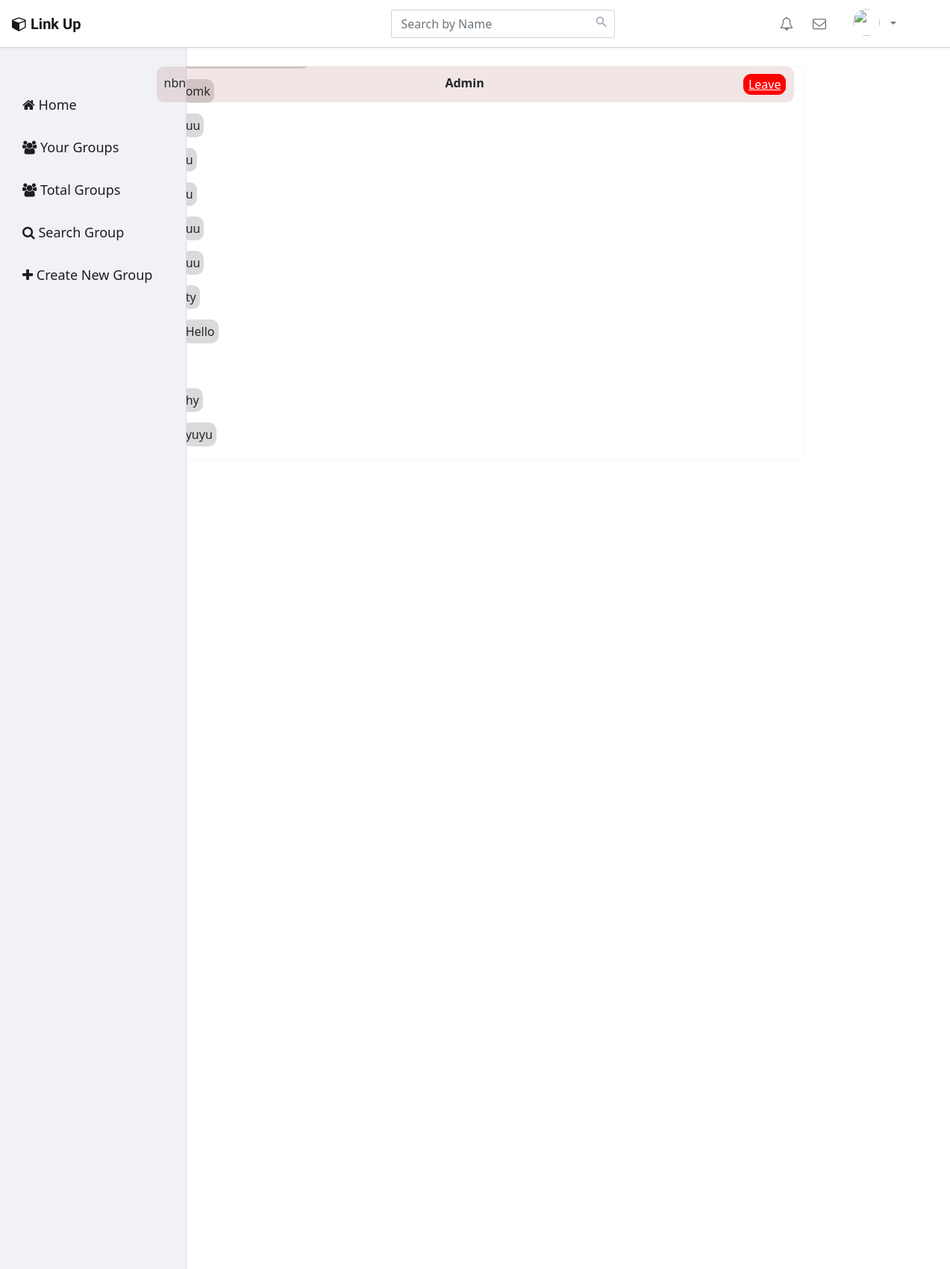
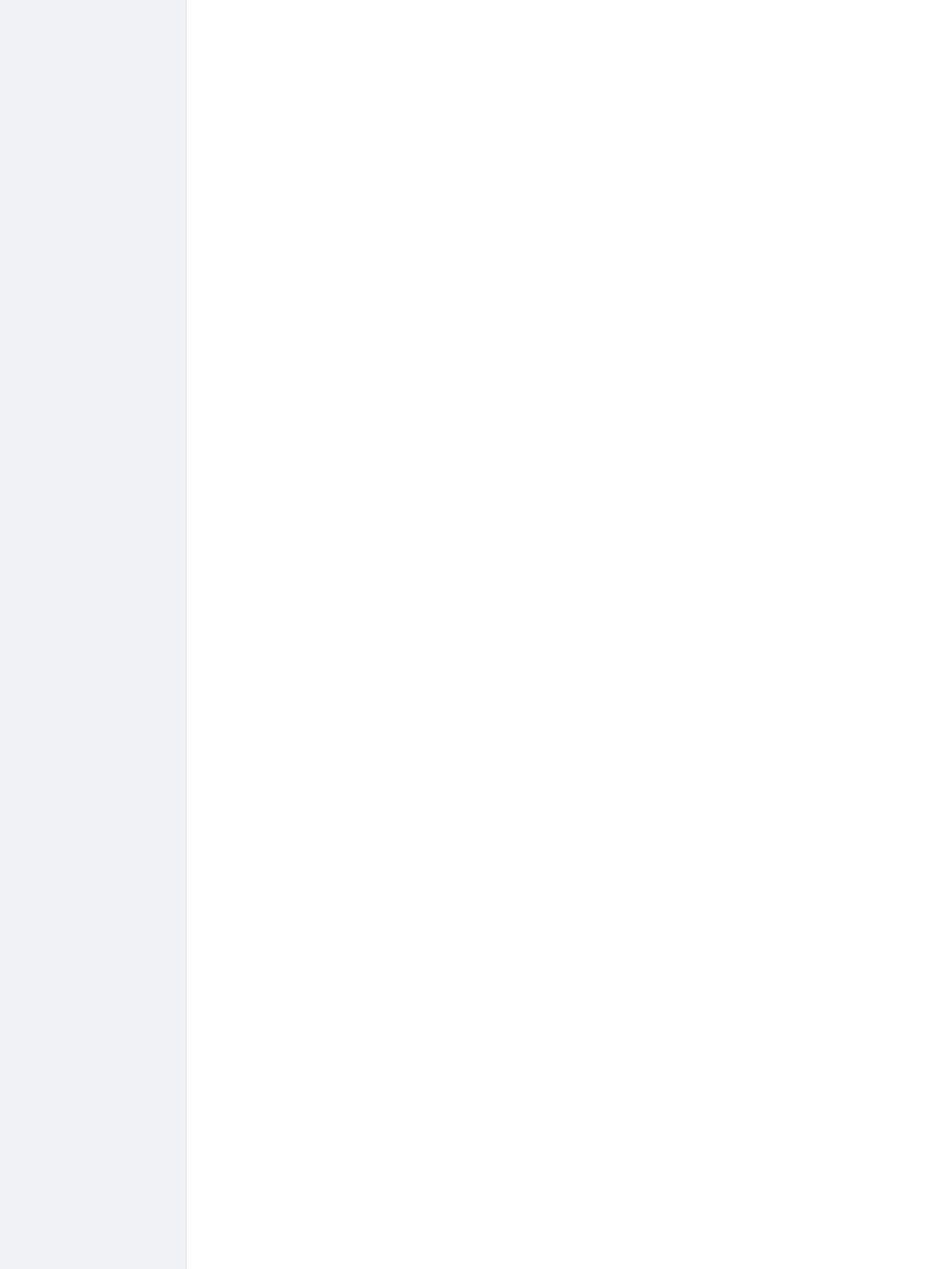
/groupchat/display.php?user_id=17&room_name=nbn (upper part), run on the app's committed database (2 pictures, top to bottom).
### tables this page shows
CREATE TABLE `groupchat` (
  `id` int(20) NOT NULL,
  `name` varchar(20) NOT NULL,
  `chats` varchar(200) NOT NULL,
  `chat_room` int(20) NOT NULL,
  `room_name` varchar(20) NOT NULL,
  `p_p` varchar(255) NOT NULL,
  `time` datetime NOT NULL DEFAULT current_timestamp()
);

### groupchat/display.php (the view, shortened to what this page needs)
<!DOCTYPE html>
<html lang="en">
<?php include '../client/nav_header.php' ?>
<link rel="stylesheet" href="../client/assets/css/landing_page.css">
<body>
  <nav class="navbar navbar-expand-sm navbar-light fixed-top ">
    <a href="../home.php" class="navbar-brand mr-3"><i class="fa fa-cube"></i><b>Link Up</b></a>
    <form class="navbar-form form-inline mr-4" style="margin-right:30px;">
      <div class="input-group search-box">
        <input type="text" id="searchText" class="form-control" placeholder="Search by Name">
        <span class="input-group-addon"><i class="material-icons">&#xE8B6;</i></span>
      </div>
    </form>
    <div id="navbarCollapse" class="collapse navbar-collapse justify-content-start ml-5">
      <div class="navbar-nav">
        <a href="#" class="nav-item nav-link active"> Home</a>
        <a href="video.php" class="nav-item nav-link">Video</a>
      </div>
      <div class="navbar-nav ml-auto mr-5">
        <a href="profile.php" class="nav-item nav-link notifications"><i class="fa fa-bell-o"></i><span class="badge"></span></a>
        <a href="final_one.php" class="nav-item nav-link messages"><i class="fa fa-envelope-o"></i><span class="badge"></span></a></a>
        <div class="nav-item dropdown">
          <a href="#" data-toggle="dropdown" class="nav-link dropdown-toggle user-action">
            <img src="../client/assets/uploads/<?= $_SESSION['p_p'] ?>" class="w-30 rounded-circle" height="36" width="36">
            <?php echo htmlspecialchars($_SESSION["username"]); ?><b class="caret"></b></a>
        </div>
      </div>
    </div>
  </nav>
  <?php
  if (isset($_GET["user_id"]) && isset($_GET["user_id"])) {
    $data = $_GET["user_id"];
    $room_name = $_GET["room_name"];
  }
  ?>
  <a href="index.php"> HOme </a>
  <?php
  if (isset($_GET["user_id"]) && isset($_GET["user_id"])) {
    $data = $_GET["user_id"];
    $room_name = $_GET["room_name"];
  }
  $conn = new mysqli('localhost', 'root', '', 'chat_app_db');
  $sql = "SELECT * FROM `groupchat` WHERE chat_room = ' $data'";
  $result = $conn->query($sql);
  if ($result->num_rows > 0) {
    echo "<div class='container'>";
    echo "<div class=''>";
    include 'sidenav.php';
    echo "<div class='sticky'>   $room_name <strong> Admin </strong> ";
    echo "<button  btn-danger >  <a href='index.php' style='color:white; list-type:none;'>  Leave  </a>  </button> </div>";
    while ($rows = $result->fetch_assoc()) {
      echo "<a href=''>";
      echo " <a class='chats'> " . $rows["chats"] . " <br> </a> </p> ";
      echo "</a>";
    }
    echo "</div>";
  ?>
  <?php
    echo "</div>";
  }
  ?>

### client/assets/css/landing_page.css (style rules this page uses)
body { background-color: #f0f2f5 }
.form-inline { display: inline-block; }
.navbar { background: #fff; padding-left: 16px; padding-right: 16px; border-bottom: 1px solid #d6d6d6; box-shadow: 0 0 4px rgba(0,0,0,.1); height:4pc; }
.nav-link img { border-radius: 50%; width: 36px; height: 36px; margin: -8px 0; float: left; margin-right: 10px; }
.navbar .navbar-brand { color: purple; padding-left: 0; padding-right: 50px; font-family: 'Merienda One', sans-serif; }
.navbar .navbar-brand i { font-size: 20px; margin-right: 5px; }
.search-box { position: relative; }
.search-box input { box-shadow: none; padding-right: 35px; border-radius: 3px !important; }
.search-box .input-group-addon { min-width: 35px; border: none; background: transparent; position: absolute; right: 0; z-index: 9; padding: 7px; height: 100%; }
.search-box i { color: #a0a5b1; font-size: 19px; }
.navbar .nav-item i { font-size: 18px; }
.navbar a.notifications, .navbar a.messages { position: relative; margin-right: 10px; }
.navbar a.messages { margin-right: 20px; }
@media (min-width: 1200px) { .form-inline .input-group { width: 300px; margin-left: 30px; } }

### groupchat/display.php (style rules this page uses)
.container { overflow: scroll; border: 1px solid whitesmoke; height: 33pc; width: 55pc; position: relative; top: 4pc; border-radius: 10px; box-shadow: 10px 10px 10px 10px white; }
.sticky { top: 0pc; position: sticky; background-color: #8f2d2d1f; border-radius: 10px; display: flex; justify-content: space-between; margin-top: 10px; margin-bottom: 10px; padding: 10px; }
.sticky button { border: 1px solid red; background-color: red; color: white; border-radius: 10px; }
form { display: flex; display: inline-block; left: 20pc; position: relative; }

### data on the page
groupchat: chats "omk"
groupchat: chats "uu"
groupchat: chats "u"
groupchat: chats "u"
groupchat: chats "uu"
groupchat: chats "uu"
groupchat: chats "ty"
groupchat: chats "Hello"
groupchat: chats "hy"
groupchat: chats "yuyu"

### other printed values
$room_name "nbn"
